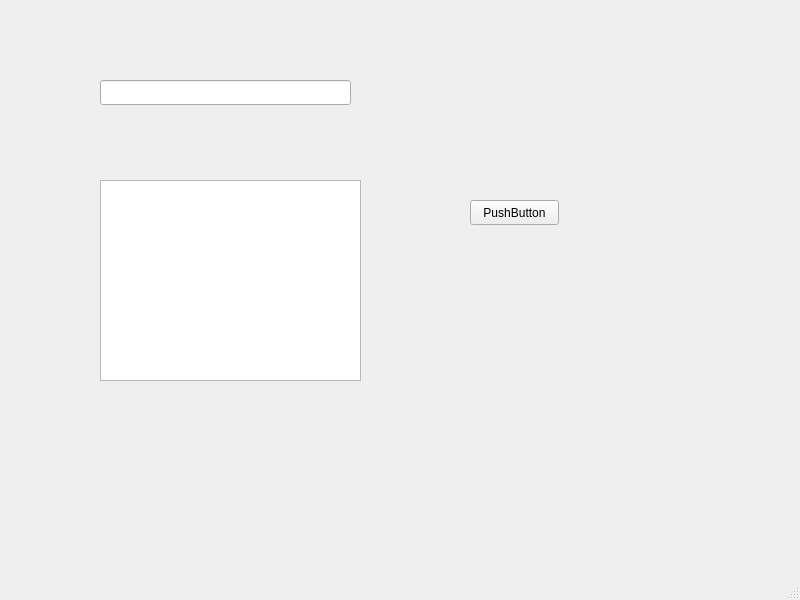
<?xml version="1.0" encoding="UTF-8"?>
<ui version="4.0">
 <class>MainWindow</class>
 <widget class="QMainWindow" name="MainWindow">
  <property name="geometry">
   <rect>
    <x>0</x>
    <y>0</y>
    <width>800</width>
    <height>600</height>
   </rect>
  </property>
  <property name="windowTitle">
   <string>MainWindow</string>
  </property>
  <widget class="QWidget" name="centralwidget">
   <widget class="QPushButton" name="pushButton">
    <property name="geometry">
     <rect>
      <x>470</x>
      <y>200</y>
      <width>89</width>
      <height>25</height>
     </rect>
    </property>
    <property name="text">
     <string>PushButton</string>
    </property>
   </widget>
   <widget class="QLineEdit" name="lineEdit">
    <property name="geometry">
     <rect>
      <x>100</x>
      <y>80</y>
      <width>251</width>
      <height>25</height>
     </rect>
    </property>
   </widget>
   <widget class="QTextEdit" name="textEdit">
    <property name="geometry">
     <rect>
      <x>100</x>
      <y>180</y>
      <width>261</width>
      <height>201</height>
     </rect>
    </property>
   </widget>
  </widget>
  <widget class="QMenuBar" name="menubar">
   <property name="geometry">
    <rect>
     <x>0</x>
     <y>0</y>
     <width>800</width>
     <height>22</height>
    </rect>
   </property>
  </widget>
  <widget class="QStatusBar" name="statusbar"/>
 </widget>
 <resources/>
 <connections/>
</ui>
